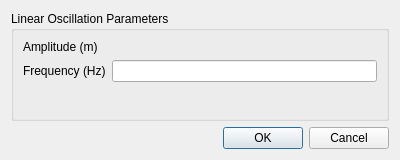
<?xml version="1.0" encoding="UTF-8"?>
<ui version="4.0">
 <class>LinearOscillationDialog</class>
 <widget class="QDialog" name="LinearOscillationDialog">
  <property name="geometry">
   <rect>
    <x>0</x>
    <y>0</y>
    <width>400</width>
    <height>160</height>
   </rect>
  </property>
  <property name="windowTitle">
   <string>Linear Oscillation</string>
  </property>
  <layout class="QVBoxLayout" name="verticalLayout">
   <item>
    <widget class="QGroupBox" name="groupBox">
     <property name="title">
      <string>Linear Oscillation Parameters</string>
     </property>
     <layout class="QFormLayout" name="formLayout">
      <item row="0" column="0">
       <widget class="QLabel" name="amplitudeLabel">
        <property name="text">
         <string>Amplitude (m)</string>
        </property>
       </widget>
      </item>
      <item row="0" column="1">
       <widget class="VectorWidget" name="amplitude"/>
      </item>
      <item row="1" column="0">
       <widget class="QLabel" name="frequencyLabel">
        <property name="text">
         <string>Frequency (Hz)</string>
        </property>
       </widget>
      </item>
      <item row="1" column="1">
       <widget class="PFloatLineEdit" name="frequency"/>
      </item>
     </layout>
    </widget>
   </item>
   <item>
    <widget class="QDialogButtonBox" name="buttonBox">
     <property name="standardButtons">
      <set>QDialogButtonBox::Cancel|QDialogButtonBox::Ok</set>
     </property>
    </widget>
   </item>
  </layout>
 </widget>
 <customwidgets>
  <customwidget>
   <class>VectorWidget</class>
   <extends>QWidget</extends>
   <header>baramFlow.view.widgets.vector_widget</header>
  </customwidget>
  <customwidget>
   <class>PFloatLineEdit</class>
   <extends>QLineEdit</extends>
   <header location="global">widgets.pfloat_line_edit</header>
  </customwidget>
 </customwidgets>
 <resources/>
 <connections/>
</ui>
